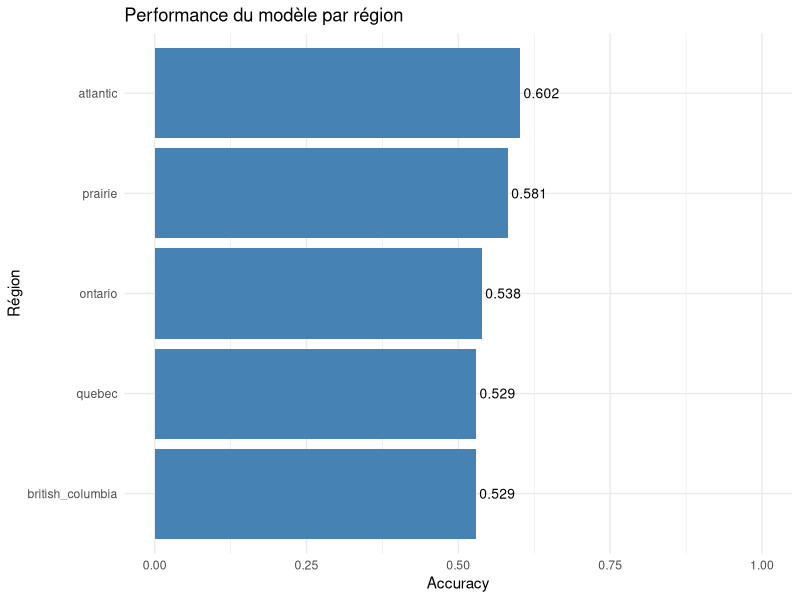
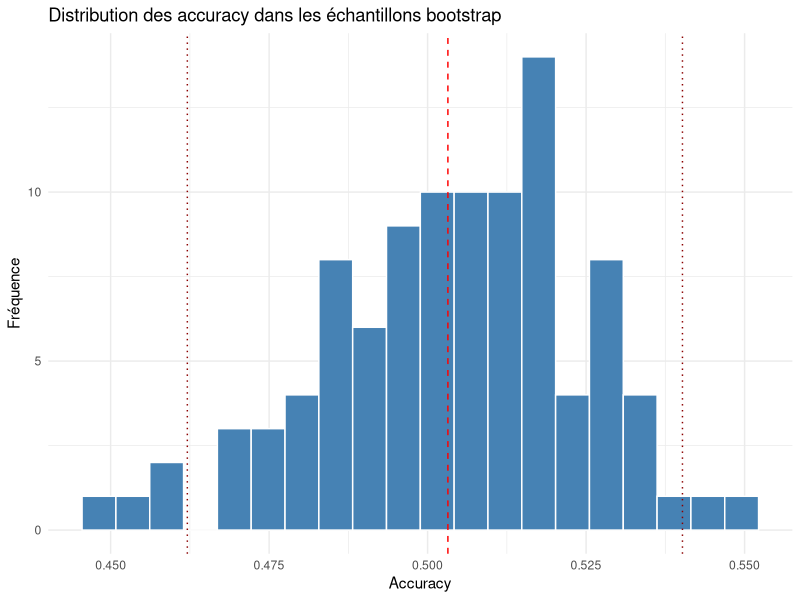
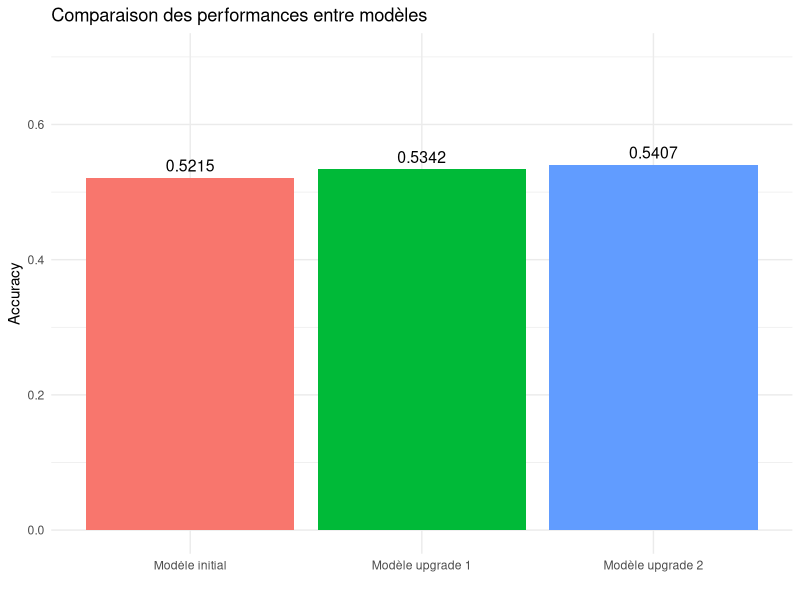

The R source for these figures, in order:
## ---- chunk 1
knitr::opts_chunk$set(echo = TRUE, warning = FALSE, message = FALSE)
library(tidyverse)
library(knitr)
library(kableExtra)
library(ggplot2)
## ---- chunk 2
# Nous simulons ici les données de distribution pour l'exemple
vote_table <- data.frame(
  Parti = c("bq", "cpc", "lpc", "ndp", "gpc"),
  Application = c(4194, 4244, 5683, 2821, 348),
  Pilote = c(39, 97, 66, 52, 11)
)

kable(vote_table, 
      col.names = c("Parti", "Application", "Pilote"),
      caption = "Distribution des votes dans l'ensemble de validation") %>%
  kable_styling(bootstrap_options = c("striped", "hover"))
## ---- chunk 3
# Simulons les métriques globales
global_metrics <- data.frame(
  Metric = c("Accuracy globale", "Accuracy premier ou deuxième choix", "Recall moyen (macro)", "Recall pondéré (weighted)"),
  Value = c(0.5407, 0.8232, 0.4455, 0.5407)
)

kable(global_metrics, 
      col.names = c("Métrique", "Valeur"),
      digits = 4,
      caption = "Métriques globales de performance") %>%
  kable_styling(bootstrap_options = c("striped", "hover"))
## ---- chunk 4
# Simulons les métriques par parti
party_metrics <- data.frame(
  Party = c("bq", "cpc", "lpc", "ndp", "gpc"),
  Precision = c(0.5328, 0.5623, 0.5144, 0.5561, 0.4211),
  Recall = c(0.8201, 0.5054, 0.4375, 0.4421, 0.0223),
  F1_Score = c(0.6451, 0.5326, 0.4728, 0.4921, 0.0423),
  Support = c(4233, 4341, 5749, 2873, 359),
  Top2_Accuracy = c(0.9511, 0.7675, 0.8982, 0.6576, 0.0669)
)

kable(party_metrics, 
      col.names = c("Parti", "Précision", "Rappel", "F1-Score", "Support", "Top-2 Accuracy"),
      digits = 4,
      caption = "Métriques de performance par parti politique") %>%
  kable_styling(bootstrap_options = c("striped", "hover"))
## ---- chunk 5
# Simulons la matrice de confusion
confusion_matrix <- matrix(
  c(3472, 845, 1690, 449, 62, 
    206, 2194, 983, 431, 79, 
    401, 1083, 2515, 721, 138, 
    154, 217, 553, 1270, 69, 
    0, 2, 8, 2, 11),
  nrow = 5, byrow = TRUE,
  dimnames = list(c("bq", "cpc", "lpc", "ndp", "gpc"), c("bq", "cpc", "lpc", "ndp", "gpc"))
)

kable(confusion_matrix, 
      caption = "Matrice de confusion (Lignes: prédictions, Colonnes: valeurs réelles)") %>%
  kable_styling(bootstrap_options = c("striped", "hover"))
## ---- chunk 6
# Simulons les métriques par région
region_metrics <- data.frame(
  Region = c("ontario", "quebec", "british_columbia", "prairie", "atlantic", "territories"),
  Observations = c(3899, 9760, 1187, 1906, 803, 0),
  Accuracy = c(0.5385, 0.5290, 0.5287, 0.5810, 0.6015, NA),
  Top2_Accuracy = c(0.8525, 0.8016, 0.8215, 0.8495, 0.8619, NA)
)

kable(region_metrics, 
      col.names = c("Région", "Observations", "Accuracy", "Top-2 Accuracy"),
      digits = 4,
      caption = "Performance par région") %>%
  kable_styling(bootstrap_options = c("striped", "hover"))

# Graphique de performance par région
region_metrics_filtered <- region_metrics %>% filter(!is.na(Accuracy))
ggplot(region_metrics_filtered, aes(x = reorder(Region, Accuracy), y = Accuracy)) +
  geom_bar(stat = "identity", fill = "steelblue") +
  geom_text(aes(label = sprintf("%.3f", Accuracy)), hjust = -0.1, size = 3.5) +
  coord_flip() +
  labs(x = "Région", y = "Accuracy", title = "Performance du modèle par région") +
  theme_minimal() +
  ylim(0, max(1, max(region_metrics_filtered$Accuracy) * 1.1))
## ---- chunk 7
# Simulons les résultats du bootstrap
bootstrap_stats <- data.frame(
  Statistic = c("Accuracy moyenne", "Écart-type", "IC inférieur (95%)", "IC supérieur (95%)", "Coefficient de variation (%)"),
  Value = c(0.5032, 0.0192, 0.4621, 0.5402, 3.8155)
)

kable(bootstrap_stats, 
      col.names = c("Statistique", "Valeur"),
      digits = 4,
      caption = "Résultats de l'analyse bootstrap (100 répétitions)") %>%
  kable_styling(bootstrap_options = c("striped", "hover"))

# Simulons la distribution des accuracy bootstrap
set.seed(42)
bootstrap_data <- data.frame(
  accuracy = rnorm(100, mean = 0.5032, sd = 0.0192)
)

ggplot(bootstrap_data, aes(x = accuracy)) +
  geom_histogram(bins = 20, fill = "steelblue", color = "white") +
  geom_vline(xintercept = 0.5032, color = "red", linetype = "dashed") +
  geom_vline(xintercept = 0.4621, color = "darkred", linetype = "dotted") +
  geom_vline(xintercept = 0.5402, color = "darkred", linetype = "dotted") +
  labs(x = "Accuracy", y = "Fréquence", title = "Distribution des accuracy dans les échantillons bootstrap") +
  theme_minimal()
## ---- chunk 8
# Simulons une comparaison avec d'autres modèles
model_comparison <- data.frame(
  Model = c("Modèle initial", "Modèle upgrade 1", "Modèle upgrade 2"),
  Accuracy = c(0.5215, 0.5342, 0.5407),
  Top2_Accuracy = c(0.7985, 0.8104, 0.8232),
  MacroRecall = c(0.4283, 0.4375, 0.4455)
)

kable(model_comparison, 
      col.names = c("Modèle", "Accuracy", "Top-2 Accuracy", "Recall Macro"),
      digits = 4,
      caption = "Comparaison des performances entre modèles") %>%
  kable_styling(bootstrap_options = c("striped", "hover"))

# Visualisation de la comparaison
ggplot(model_comparison, aes(x = Model, y = Accuracy, fill = Model)) +
  geom_bar(stat = "identity") +
  geom_text(aes(label = sprintf("%.4f", Accuracy)), vjust = -0.5, size = 4) +
  labs(x = "", y = "Accuracy", title = "Comparaison des performances entre modèles") +
  theme_minimal() +
  ylim(0, 0.7) +
  theme(legend.position = "none")
